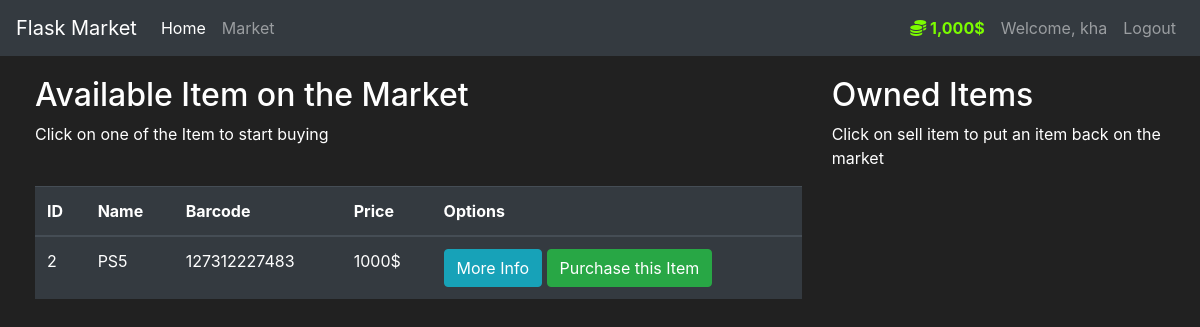
/market (signed in), run on an earlier commit of the app's database.
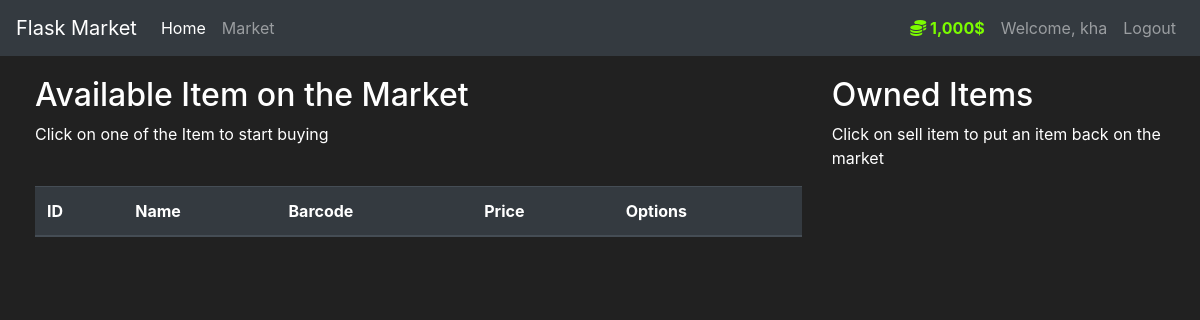
And on a later commit of the database.
### market/models.py (models this page shows, shortened)
class Item(db.Model):
    id = db.Column(db.Integer(), primary_key=True)
    name = db.Column(db.String(length=30), nullable=False, unique=True)
    price = db.Column(db.Integer(), nullable=False, )
    barcode = db.Column(db.String(length=12), nullable=False, unique=True)
    description = db.Column(db.String(length=1024),
                            nullable=False, unique=True)
    owner = db.Column(db.Integer(), db.ForeignKey('user.id'))

### market/routes.py (the view, shortened to what this page needs)
@app.route('/market', methods=['GET', 'POST'])
@login_required
def market_page():
    purchase_form = PurchaseItemForm()
    if request.method == "GET":
        items = Item.query.filter_by(owner=None)
        return render_template('market.html', items=items, purchase_form=purchase_form)

### market/models.py (called while the page is built)
@login_manager.user_loader
def load_user(user_id):
    return User.query.get(int(user_id))

    @property
    def prettier_budget(self):
        if len(str(self.budget)) >= 4:
            return f'{str(self.budget)[:-3]},{str(self.budget)[-3:]}$'
        else:
            return f'{self.budget}$'

### market/templates/market.html (shortened to what this page needs)
{% extends 'base.html' %}
{% block content %}
<div class="row" style="margin-top: 20px; margin-left: 20px;">
	<div class="col-8">
		<h2> Available Item on the Market </h2>
		<p>Click on one of the Item to start buying </p>
		<br>
		<table class="table table-hover table-dark">
			<thead>
				<tr>
					<th scope="col">ID</th>
					<th scope="col">Name</th>
					<th scope="col">Barcode</th>
					<th scope="col">Price</th>
					<th scope="col">Options</th>
				</tr>
			</thead>
			<tbody>
				{% for item in items %}
				<tr>
					<td>{{ item.id }}</td>
					<td>{{ item.name }}</td>
					<td>{{ item.barcode }}</td>
					<td>{{ item.price }}$</td>
					<td>
						<button class="btn btn-outline btn-info" data-toggle="modal" data-target="#Modal-MoreInfo-{{ item.id }}">More Info</button>
						<button class="btn btn-outline btn-success" data-toggle="modal" data-target="#Modal-PurchaseConfirm-{{item.id}}">Purchase this
							Item</button>
					</td>
				</tr>
				{% endfor %}
			</tbody>
		</table>
	</div>
	<div class="col-4">
		<h2> Owned Items </h2>
		<p>Click on sell item to put an item back on the market </p>
		<br>
	</div>
</div>
{% endblock %}

What changed in the data, as far as the page shows it:
no longer on this page (row edited): Item: id "2", name "PS5", barcode "127312227483", price "1000"
